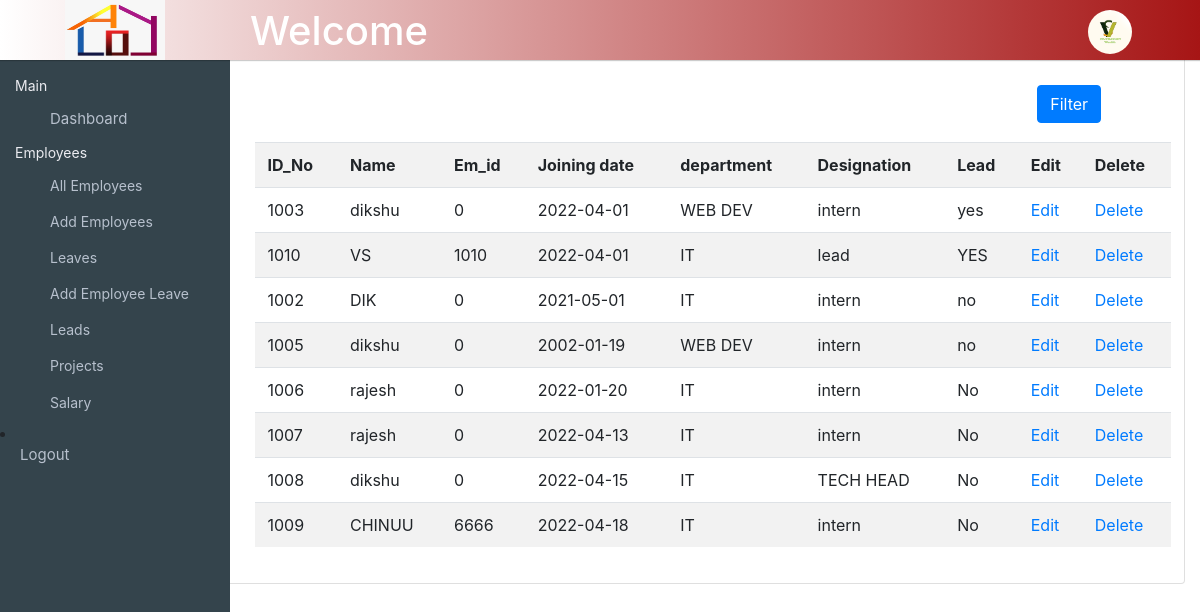
Screenshot of /emp_filter3.php (signed in) with the database file from the repository.
### tables this page shows
CREATE TABLE `employee` (
  `id` int(5) NOT NULL,
  `name` varchar(200) NOT NULL,
  `Em_id` int(6) NOT NULL,
  `joining_date` date NOT NULL,
  `depatment` varchar(100) NOT NULL,
  `designation` varchar(100) NOT NULL,
  `lead` varchar(20) NOT NULL,
  `username` varchar(200) NOT NULL,
  `password` varchar(200) NOT NULL,
  `email` varchar(100) NOT NULL
);

### emp_filter3.php (the view, shortened to what this page needs)
<?php
include "header.php";
include "top-left-menu.php";
?>
<!DOCTYPE html>
<html lang="en">
<head>
    <link rel="stylesheet" href="css/style3.css">
</head>
<body>
    <div class="breadcrumbs">
        <div class="col-sm-4">
            <div class="page-header float-left">
                <div class="page-title">
                    <h1>Employee Details </h1>
                </div>
            </div>
        </div>
    </div>
    <div class="content mt-3">
        <div class="animated fadeIn">
            <div class="row">
                <div class="col-lg-12">
                    <div class="card">
                        <div class="card-body">
                            <div class="dropdown" style="margin-top: 4%;margin-left:90%; padding:1%;">
                                <button class="btn btn-primary">Filter </button>
                            </div>
                            <table class="table table-striped custom-table datatable" style="width: 95%;">
                                <tr>
                                    <th>ID_No</th>
                                    <th>Name</th>
                                    <th>Em_id</th>
                                    <th>Joining date</th>
                                    <th>department</th>
                                    <th>Designation</th>
                                    <th>Lead</th>
                                    <th>Edit</th>
                                    <th>Delete</th>
                                </tr>
                                <?php
                                $res = mysqli_query($link, "select * from employee order by Lead desc");
                                while ($row = mysqli_fetch_array($res)) {
                                    echo "<tr>";
                                    echo "<td>";
                                    echo $row["id"];
                                    echo "</td>";
                                    echo "<td>";
                                    echo $row["name"];
                                    echo "</td>";
                                    echo "<td>";
                                    echo $row["Em_id"];
                                    echo "</td>";
                                    echo "<td>";
                                    echo $row["joining_date"];
                                    echo "</td>";
                                    echo "<td>";
                                    echo $row["depatment"];
                                    echo "</td>";
                                    echo "<td>";
                                    echo $row["designation"];
                                    echo "</td>";
                                    echo "<td>";
                                    echo $row["lead"];
                                    echo "</td>";
                                    echo "<td>";
                                ?>
                                    <a href="edit_empl.php?id=<?php echo $row["id"]; ?>">Edit</a>
                                    <?php
                                    echo "</td>";
                                    echo "<td>";
                                    ?>
                                    <a href="delete_empl.php?id=<?php echo $row["id"]; ?>" onclick="return confirm('Are you sure?')">Delete</a>
                                <?php
                                    echo "</td>";
                                    echo "</tr>";
                                }
                                ?>
                            </table>
                        </div>
                    </div>
                </div>
            </div>
        </div>
    </div>
</body>
</html>

### css/style.css (style rules this page uses)
html, body { max-width: 100%; }
.dropdown { position: relative; display:flexbox; list-style: none; padding: 28px; left: -40px; }

### css/style3.css (style rules this page uses)
.row table { padding: 60px; margin-top: 1%; margin-left: 55px; width: 80%; }
.page-title h1 { margin-top: 50px; align-self: center; text-align: center; font-size: large; font-weight: 600; }

### rows the page displays
employee: id "1003", name "dikshu", Em "0", joining_date "2022-04-01", depatment "WEB DEV", designation "intern", lead "yes"
employee: id "1010", name "VS", Em "1010", joining_date "2022-04-01", depatment "IT", designation "lead", lead "YES"
employee: id "1002", name "DIK", Em "0", joining_date "2021-05-01", depatment "IT", designation "intern", lead "no"
employee: id "1005", name "dikshu", Em "0", joining_date "2002-01-19", depatment "WEB DEV", designation "intern", lead "no"
employee: id "1006", name "rajesh", Em "0", joining_date "2022-01-20", depatment "IT", designation "intern", lead "No"
employee: id "1007", name "rajesh", Em "0", joining_date "2022-04-13", depatment "IT", designation "intern", lead "No"
employee: id "1008", name "dikshu", Em "0", joining_date "2022-04-15", depatment "IT", designation "TECH HEAD", lead "No"
employee: id "1009", name "CHINUU", Em "6666", joining_date "2022-04-18", depatment "IT", designation "intern", lead "No"
